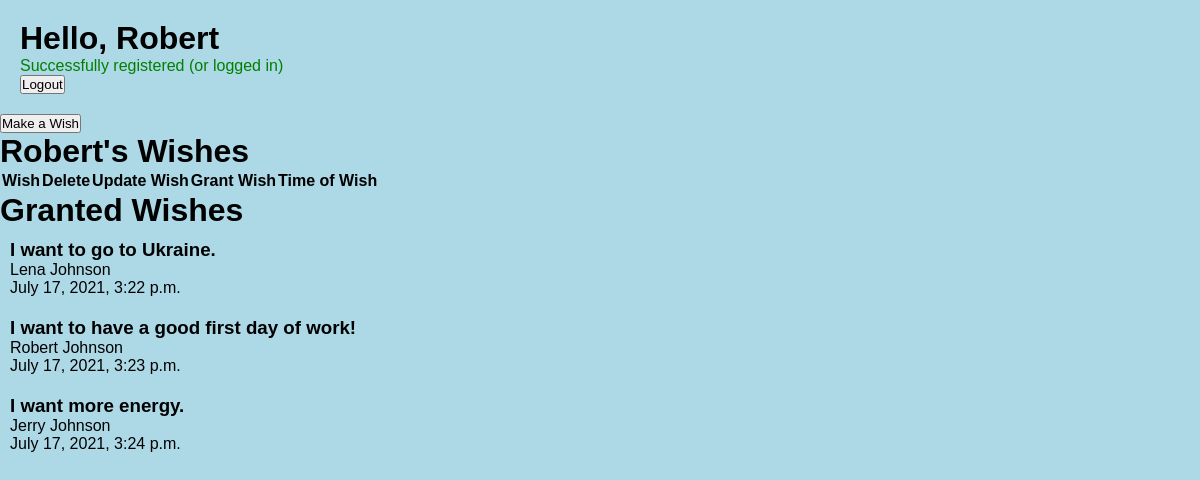
The app's page /success (signed in), older data.
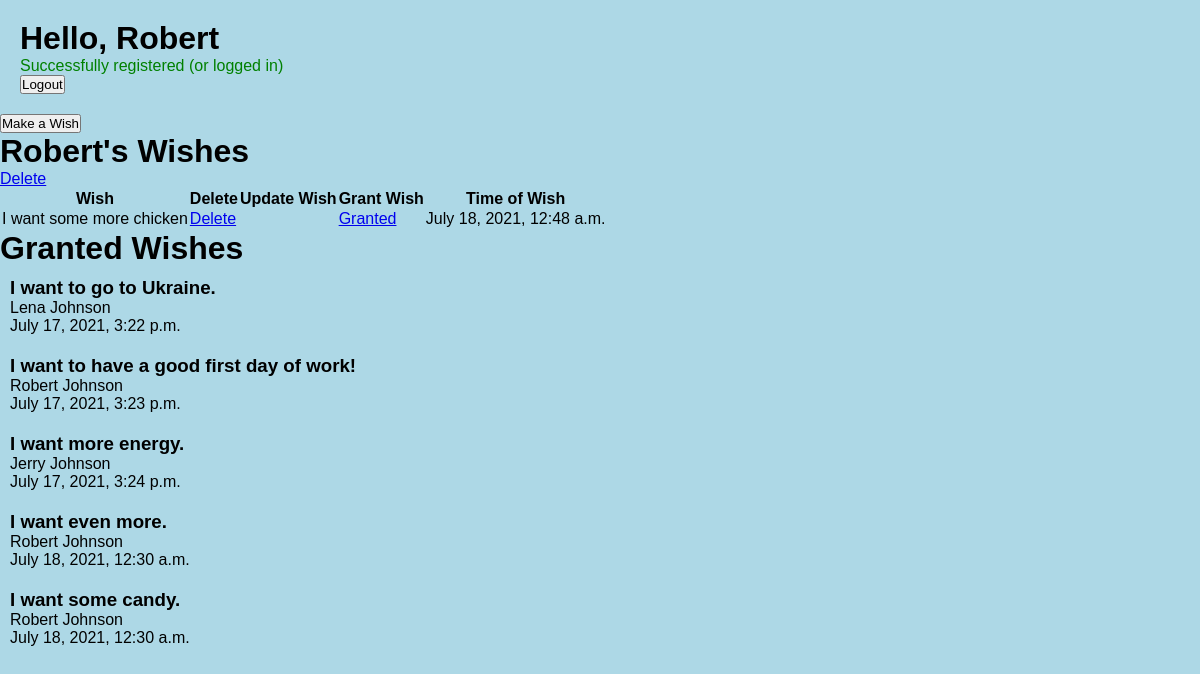
The same page, newer data.
### E2App/models.py (models this page shows)
class User(models.Model):
    first_name = models.CharField(max_length=255, default='Robert')
    last_name = models.CharField(max_length=255, default='Johnson')
    email = models.CharField(max_length=255, default='kuyperhouse@gmail.com')
    password = models.CharField(max_length=255)
    created_at = models.DateTimeField(auto_now_add=True)
    updated_at = models.DateTimeField(auto_now=True)
    objects = UserManager()

class Books(models.Model):
    message = models.CharField(max_length=255)
    description = models.CharField(max_length=255, default="Text")
    poster =models.ForeignKey(User, related_name="user_messages", on_delete=models.CASCADE)
    granted_wish =models.BooleanField(default=False)
    user_who_grants = models.ForeignKey(User, related_name="wish_granted", on_delete=models.CASCADE, null=True)
    created_at = models.DateTimeField(auto_now_add=True)
    updated_at = models.DateTimeField(auto_now=True)
    objects = MessageManager()

### E2App/views.py (the view)
# urls.py: path('success', views.success),
def success(request):
    if 'user_id' not in request.session:
        return redirect('/')
    this_user = User.objects.filter(id=request.session['user_id'])
    context = {
        'user': this_user[0],
        'wall_messages' : Books.objects.all(),
        'current_user': User.objects.get(id=request.session['user_id']),
    }
    return render(request, 'success.html', context)

### E2App/templates/success.html (shortened to what this page needs)
<!DOCTYPE html>
<html lang="en">
<head>
    {% load static %}
    <link rel="stylesheet" href="{% static '/css/style.css' %}">
</head>
<body>
    <div class="wrapper">
        <h1>Hello, {{user.first_name}}</h1>
        {% if request.session.user_id %}
        <p class='green'>Successfully registered (or logged in)</p>
        {% endif %}
        <a href="/logout"><button>Logout</button></a>
    </div>
    <a href="/make_a_wish"><button>Make a Wish</button></a>
    <h1>{{user.first_name}}'s Wishes</h1>
    <table>
        <thead>
            <tr>
                <th>Wish</th>
                <th>Delete</th>
                <th>Update Wish</th>
                <th>Grant Wish</th>
                <th>Time of Wish</th>
            </tr>
        </thead>
        <tbody>
            {% for one_wish in wall_messages %}
               {% if one_wish.granted_wish is False %}
            <tr>
                <td>{{one_wish.message}}</td>
                <a href="/delete_message/{{one_wish.id}}" role="button" class="btn btn-danger">Delete</a>
                <td> <a href="/delete_message/{{one_wish.id}}" role="button" class="btn btn-danger">Delete</a></td>
                <td>
                </td>
                <td>
                    <a href="/like_message/{{one_wish.id}}" role="button" class="btn btn-danger">Granted</a>
                </td>
                <td>{{one_wish.created_at}}</td>
            </tr>
            {% endif %}
            {% endfor %}
        </tbody>
    </table>
    <h1>Granted Wishes</h1>
    {% for wish in wall_messages %}
        {% if wish.granted_wish is True %}
        <div class='one_post'>
                <h3>{{wish.message}}</h3>
                <p>{{wish.poster.first_name}} {{wish.poster.last_name}}</p>
                <p>{{wish.updated_at}}</p>
        </div>
        {% endif %}
        {% endfor %}
</body>
</html>

### E2App/static/css/style.css (style rules this page uses)
* { padding: 0; margin: 0; font-family: sans-serif; }
.wrapper { padding: 20px; }
div { padding: 10px; }
body { background-color: lightblue }
.green { color: green; }

Row changes from the older to the newer data that the page shows:
added Books: message "I want some more chicken", created_at "July 18, 2021, 12:48 a.m.", shown under "Robert's Wishes"
added Books: message "I want even more.", poster.first_name "Robert", poster.last_name "Johnson", updated_at "July 18, 2021, 12:30 a.m.", shown under "Granted Wishes"
added Books: message "I want some candy.", poster.first_name "Robert", poster.last_name "Johnson", updated_at "July 18, 2021, 12:30 a.m.", shown under "Granted Wishes"
